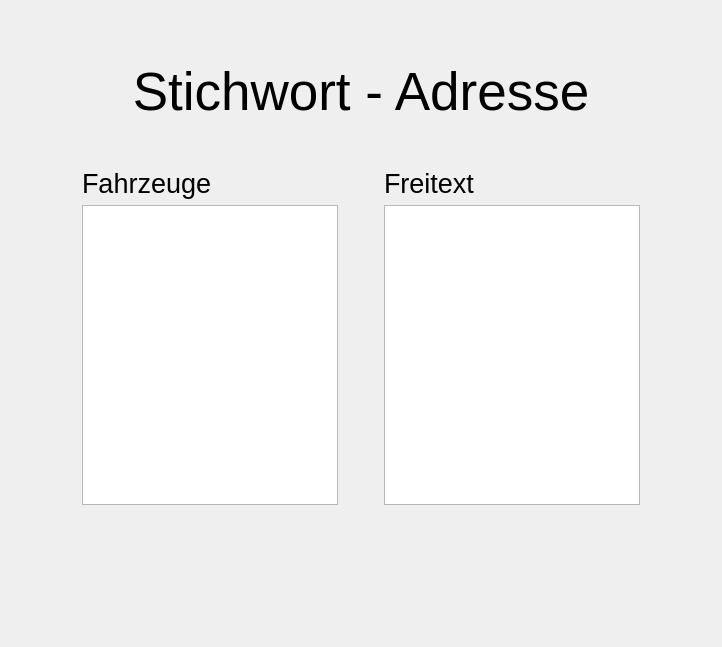
<?xml version="1.0" encoding="UTF-8"?>
<ui version="4.0">
 <class>AlarmWindow</class>
 <widget class="QMainWindow" name="AlarmWindow">
  <!-- <property name="geometry">
   <rect>
    <x>0</x>
    <y>0</y>
    <width>1350</width>
    <height>705</height>
   </rect>
  </property> -->
  <property name="windowTitle">
   <string>AlarmWindow</string>
  </property>
  <widget class="QWidget" name="centralWidget">


    <layout class="QHBoxLayout" name="horizontalLayout">
        <item>
            <spacer name="horizontalSpacer_10">
            <property name="orientation">
            <enum>Qt::Horizontal</enum>
            </property>
            <property name="sizeHint" stdset="0">
            <size>
                <width>20</width>
                <height>40</height>
            </size>
            </property>
            </spacer>
        </item>

    <item>
   <widget class="QWidget" name="verticalLayoutWidget">
    <!-- <property name="geometry">
     <rect>
      <x>170</x>
      <y>80</y>
      <width>1271</width>
      <height>691</height>
     </rect>
    </property> -->
    <layout class="QVBoxLayout" name="verticalLayout">
     <item>
      <spacer name="verticalSpacer">
       <property name="orientation">
        <enum>Qt::Vertical</enum>
       </property>
       <property name="sizeHint" stdset="0">
        <size>
         <width>20</width>
         <height>40</height>
        </size>
       </property>
      </spacer>
     </item>
     <item>
      <widget class="QLabel" name="stichwort_text">
       <property name="font">
        <font>
         <pointsize>40</pointsize>
        </font>
       </property>
       <property name="text">
        <string>Stichwort - Adresse</string>
       </property>
       <property name="alignment">
        <set>Qt::AlignCenter</set>
       </property>
      </widget>
     </item>
     <item>
      <layout class="QHBoxLayout" name="horizontalLayout_2">
       <item>
        <spacer name="horizontalSpacer_2">
         <property name="orientation">
          <enum>Qt::Horizontal</enum>
         </property>
         <property name="sizeHint" stdset="0">
          <size>
           <width>40</width>
           <height>20</height>
          </size>
         </property>
        </spacer>
       </item>
       <item>
        <layout class="QVBoxLayout" name="verticalLayout_2">
         <item>
          <spacer name="verticalSpacer_5">
           <property name="orientation">
            <enum>Qt::Vertical</enum>
           </property>
           <property name="sizeHint" stdset="0">
            <size>
             <width>20</width>
             <height>40</height>
            </size>
           </property>
          </spacer>
         </item>
         <item>
          <widget class="QLabel" name="label_2">
           <property name="font">
            <font>
             <pointsize>20</pointsize>
            </font>
           </property>
           <property name="text">
            <string>Fahrzeuge</string>
           </property>
          </widget>
         </item>
         <item>
          <widget class="QPlainTextEdit" name="vehicles_text">
            <property name="font">
             <font>
              <pointsize>20</pointsize>
             </font>
            </property>
            <property name="minimumSize">
             <size>
              <width>200</width>
              <height>300</height>
             </size>
            </property>
          </widget>
         </item>
         <item>
          <spacer name="verticalSpacer_4">
           <property name="orientation">
            <enum>Qt::Vertical</enum>
           </property>
           <property name="sizeHint" stdset="0">
            <size>
             <width>20</width>
             <height>40</height>
            </size>
           </property>
          </spacer>
         </item>
        </layout>
       </item>
       <item>
        <spacer name="horizontalSpacer_3">
         <property name="orientation">
          <enum>Qt::Horizontal</enum>
         </property>
         <property name="sizeHint" stdset="0">
          <size>
           <width>40</width>
           <height>20</height>
          </size>
         </property>
        </spacer>
       </item>
       <item>
        <layout class="QVBoxLayout" name="verticalLayout_3">
         <item>
          <spacer name="verticalSpacer_6">
           <property name="orientation">
            <enum>Qt::Vertical</enum>
           </property>
           <property name="sizeHint" stdset="0">
            <size>
             <width>20</width>
             <height>40</height>
            </size>
           </property>
          </spacer>
         </item>
         <item>
          <widget class="QLabel" name="label_3">
           <property name="font">
            <font>
             <pointsize>20</pointsize>
            </font>
           </property>
           <property name="text">
            <string>Freitext</string>
           </property>
          </widget>
         </item>
         <item>
            <widget class="QPlainTextEdit" name="freitext_text">
                <property name="font">
                    <font>
                        <pointsize>15</pointsize>
                    </font>
                </property>
                <property name="minimumSize">
                 <size>
                  <width>200</width>
                  <height>300</height>
                 </size>
                </property>
            </widget>
         </item>
         <item>
          <spacer name="verticalSpacer_7">
           <property name="orientation">
            <enum>Qt::Vertical</enum>
           </property>
           <property name="sizeHint" stdset="0">
            <size>
             <width>20</width>
             <height>40</height>
            </size>
           </property>
          </spacer>
         </item>
        </layout>
       </item>
       <item>
        <spacer name="horizontalSpacer">
         <property name="orientation">
          <enum>Qt::Horizontal</enum>
         </property>
         <property name="sizeHint" stdset="0">
          <size>
           <width>40</width>
           <height>20</height>
          </size>
         </property>
        </spacer>
       </item>
      </layout>
     </item>
     <item>
      <spacer name="verticalSpacer_2">
       <property name="orientation">
        <enum>Qt::Vertical</enum>
       </property>
       <property name="sizeHint" stdset="0">
        <size>
         <width>20</width>
         <height>40</height>
        </size>
       </property>
      </spacer>
     </item>
     <item>
      <layout class="QHBoxLayout" name="timer_layout"/>
     </item>
     <item>
      <spacer name="verticalSpacer_3">
       <property name="orientation">
        <enum>Qt::Vertical</enum>
       </property>
       <property name="sizeHint" stdset="0">
        <size>
         <width>20</width>
         <height>40</height>
        </size>
       </property>
      </spacer>
     </item>
    </layout>
   </widget>
   
</item>
<item>
    <spacer name="horizontalSpacer_11">
    <property name="orientation">
    <enum>Qt::Horizontal</enum>
    </property>
    <property name="sizeHint" stdset="0">
    <size>
        <width>20</width>
        <height>40</height>
    </size>
    </property>
    </spacer>
</item>

</layout>



  </widget>
 </widget>
 <layoutdefault spacing="6" margin="11"/>
 <resources/>
 <connections/>
</ui>
